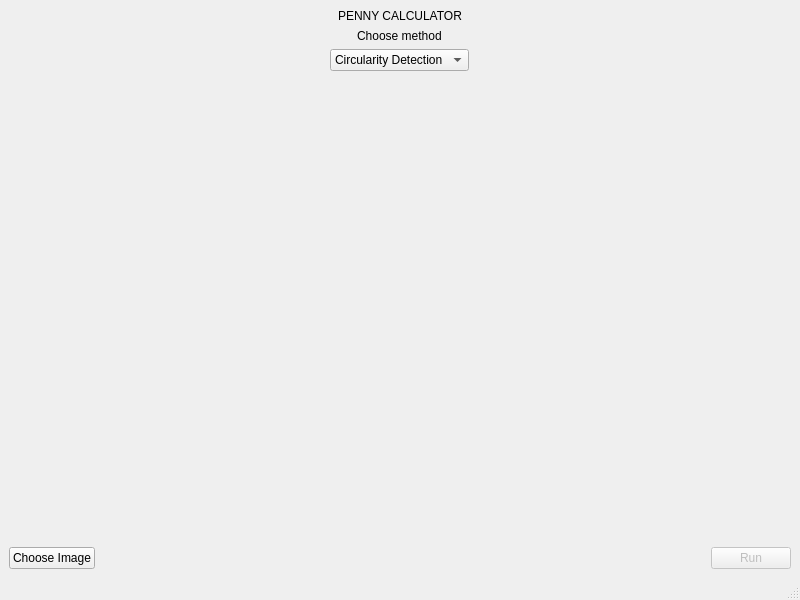
<?xml version="1.0" encoding="UTF-8"?>
<ui version="4.0">
 <class>MainWindow</class>
 <widget class="QMainWindow" name="MainWindow">
  <property name="geometry">
   <rect>
    <x>0</x>
    <y>0</y>
    <width>800</width>
    <height>600</height>
   </rect>
  </property>
  <property name="windowTitle">
   <string>MainWindow</string>
  </property>
  <widget class="QWidget" name="centralwidget">
   <layout class="QGridLayout" name="gridLayout">
    <item row="3" column="0" colspan="3" alignment="Qt::AlignHCenter">
     <widget class="QLabel" name="imageLabel">
      <property name="text">
       <string/>
      </property>
     </widget>
    </item>
    <item row="2" column="0" colspan="3" alignment="Qt::AlignHCenter">
     <widget class="QComboBox" name="methodComboBox">
      <item>
       <property name="text">
        <string>Circularity Detection</string>
       </property>
      </item>
      <item>
       <property name="text">
        <string>Hough Method</string>
       </property>
      </item>
     </widget>
    </item>
    <item row="1" column="0" colspan="3" alignment="Qt::AlignHCenter">
     <widget class="QLabel" name="chooseMethodLabel">
      <property name="styleSheet">
       <string notr="true">font: 18pt &quot;.AppleSystemUIFont&quot;;</string>
      </property>
      <property name="text">
       <string>Choose method</string>
      </property>
     </widget>
    </item>
    <item row="7" column="2">
     <widget class="QPushButton" name="runPushButton">
      <property name="enabled">
       <bool>false</bool>
      </property>
      <property name="text">
       <string>Run</string>
      </property>
     </widget>
    </item>
    <item row="7" column="0">
     <widget class="QPushButton" name="chooseImagePushButton">
      <property name="text">
       <string>Choose Image</string>
      </property>
     </widget>
    </item>
    <item row="0" column="0" colspan="3" alignment="Qt::AlignHCenter">
     <widget class="QLabel" name="titleLabel">
      <property name="styleSheet">
       <string notr="true">font: 36pt &quot;.AppleSystemUIFont&quot;;</string>
      </property>
      <property name="text">
       <string>PENNY CALCULATOR</string>
      </property>
     </widget>
    </item>
    <item row="7" column="1">
     <spacer name="horizontalSpacer">
      <property name="orientation">
       <enum>Qt::Horizontal</enum>
      </property>
      <property name="sizeHint" stdset="0">
       <size>
        <width>40</width>
        <height>20</height>
       </size>
      </property>
     </spacer>
    </item>
    <item row="4" column="0" colspan="3">
     <spacer name="verticalSpacer">
      <property name="orientation">
       <enum>Qt::Vertical</enum>
      </property>
      <property name="sizeHint" stdset="0">
       <size>
        <width>20</width>
        <height>40</height>
       </size>
      </property>
     </spacer>
    </item>
    <item row="6" column="0" colspan="3" alignment="Qt::AlignHCenter">
     <widget class="QLabel" name="statusLabel">
      <property name="text">
       <string/>
      </property>
     </widget>
    </item>
    <item row="5" column="0" colspan="3" alignment="Qt::AlignHCenter">
     <widget class="QLabel" name="numberOfPenniesLabel">
      <property name="styleSheet">
       <string notr="true">font: 14pt &quot;.AppleSystemUIFont&quot;;</string>
      </property>
      <property name="text">
       <string/>
      </property>
     </widget>
    </item>
   </layout>
  </widget>
  <widget class="QMenuBar" name="menubar">
   <property name="geometry">
    <rect>
     <x>0</x>
     <y>0</y>
     <width>800</width>
     <height>24</height>
    </rect>
   </property>
  </widget>
  <widget class="QStatusBar" name="statusbar"/>
 </widget>
 <resources/>
 <connections/>
</ui>
